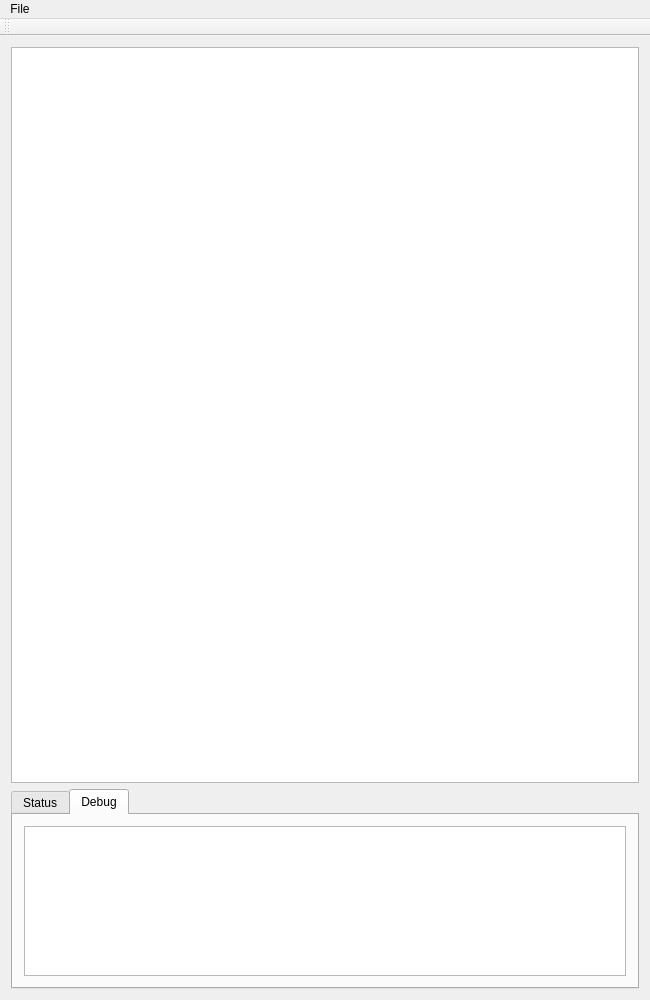
<?xml version="1.0" encoding="UTF-8"?>
<ui version="4.0">
 <class>microMouseServer</class>
 <widget class="QMainWindow" name="microMouseServer">
  <property name="geometry">
   <rect>
    <x>0</x>
    <y>0</y>
    <width>650</width>
    <height>1000</height>
   </rect>
  </property>
  <property name="windowTitle">
   <string>microMouseServer</string>
  </property>
  <widget class="QWidget" name="centralWidget">
   <layout class="QVBoxLayout" name="verticalLayout">
    <item>
     <widget class="QGraphicsView" name="graphics">
      <property name="autoFillBackground">
       <bool>false</bool>
      </property>
     </widget>
    </item>
    <item>
     <widget class="QTabWidget" name="tabWidget">
      <property name="maximumSize">
       <size>
        <width>16777215</width>
        <height>200</height>
       </size>
      </property>
      <property name="currentIndex">
       <number>1</number>
      </property>
      <widget class="QWidget" name="tb_status">
       <attribute name="title">
        <string>Status</string>
       </attribute>
       <layout class="QHBoxLayout" name="horizontalLayout_2">
        <item>
         <widget class="QTextBrowser" name="txt_status"/>
        </item>
       </layout>
      </widget>
      <widget class="QWidget" name="tb_debug">
       <attribute name="title">
        <string>Debug</string>
       </attribute>
       <layout class="QHBoxLayout" name="horizontalLayout">
        <item>
         <widget class="QTextBrowser" name="txt_debug"/>
        </item>
       </layout>
      </widget>
     </widget>
    </item>
   </layout>
  </widget>
  <widget class="QMenuBar" name="menuBar">
   <property name="geometry">
    <rect>
     <x>0</x>
     <y>0</y>
     <width>650</width>
     <height>22</height>
    </rect>
   </property>
   <widget class="QMenu" name="menuSystem">
    <property name="title">
     <string>File</string>
    </property>
    <addaction name="menu_startRun"/>
    <addaction name="separator"/>
    <addaction name="menu_loadMaze"/>
    <addaction name="menu_saveMaze"/>
    <addaction name="separator"/>
    <addaction name="menu_connect2Mouse"/>
    <addaction name="actionConnect_to_Remote_Mouse"/>
   </widget>
   <addaction name="menuSystem"/>
  </widget>
  <widget class="QToolBar" name="mainToolBar">
   <attribute name="toolBarArea">
    <enum>TopToolBarArea</enum>
   </attribute>
   <attribute name="toolBarBreak">
    <bool>false</bool>
   </attribute>
  </widget>
  <action name="actionSave_Maze">
   <property name="text">
    <string>Save Maze</string>
   </property>
  </action>
  <action name="menu_startRun">
   <property name="text">
    <string>Start Run</string>
   </property>
  </action>
  <action name="actionTest">
   <property name="text">
    <string>test</string>
   </property>
  </action>
  <action name="menu_loadMaze">
   <property name="text">
    <string>Load Maze</string>
   </property>
  </action>
  <action name="menu_saveMaze">
   <property name="text">
    <string>Save Maze</string>
   </property>
  </action>
  <action name="menu_connect2Mouse">
   <property name="text">
    <string>Connect to Local Mouse</string>
   </property>
  </action>
  <action name="actionConnect_to_Remote_Mouse">
   <property name="text">
    <string>Connect to Remote Mouse</string>
   </property>
   <property name="visible">
    <bool>false</bool>
   </property>
  </action>
 </widget>
 <layoutdefault spacing="6" margin="11"/>
 <resources/>
 <connections/>
</ui>
